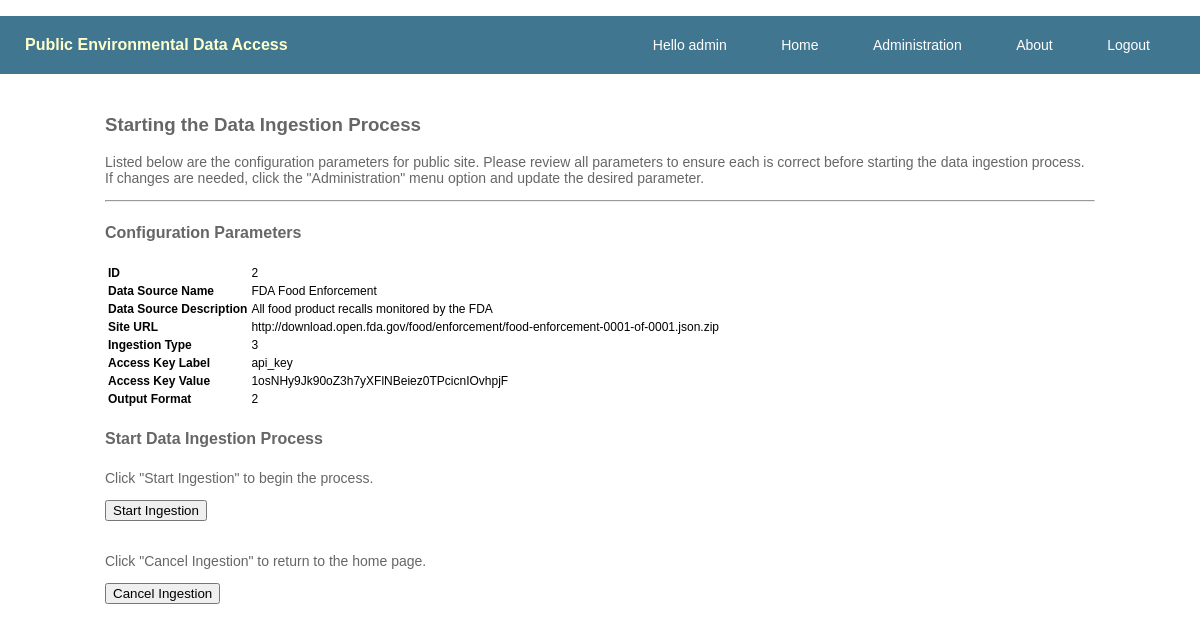
The page /ingest/?id=2 (signed in) on the database its author committed.
### app_model/models.py (models this page shows)
class ingest_configs(models.Model):
    data_source_name = models.CharField(max_length=60)
    data_source_descr = models.CharField(max_length=254)
    ingest_url = models.URLField()
    ingest_type = models.IntegerField()
    access_key_label = models.CharField(max_length=30)
    access_key_value = models.CharField(max_length=254)
    ingest_format = models.IntegerField()

### api_ingest/views.py (the view)
# urls.py: url(r'^ingest/$', ingest_site),
@login_required()
def ingest_site(request):
    val = request.GET['id']
    values = get_ingest_site(val)
    return render(request, 'ingest.html', {'values':values})

### api_ingest/utils.py (called while the page is built)
def get_ingest_site(ingest_site_arg):
    from app_model.models import ingest_configs
    site = ingest_configs.objects.filter(id = ingest_site_arg)
    return(site)

### templates/ingest.html (shortened to what this page needs)
{% extends "base.html" %}
{% block content %}
<div class="content">
    <h3>Starting the Data Ingestion Process</h3>
    <p>
        Listed below are the configuration parameters for {{ item.data_source_name }} public site.  Please review all parameters
        to ensure each is correct before starting the data ingestion process.  If changes are needed, click the "Administration" menu option
        and update the desired parameter.
    </p>
    <hr>
    <h4>Configuration Parameters</h4>
    <table style="text-align:left;font-color:#666;font-size:12px">
        {% for item in values %}
        <tr>
            <th>ID</th>
            <td>{{item.id}}</td>
        </tr>
        <tr>
            <th>Data Source Name</th>
            <td>{{item.data_source_name}}</td>
        </tr>
        <tr>
            <th>Data Source Description</th>
            <td>{{item.data_source_descr}}</td>
        </tr>
        <tr>
            <th>Site URL</th>
            <td>{{item.ingest_url}}</td>
        </tr>
        <tr>
            <th>Ingestion Type</th>
            <td>{{item.ingest_type}}</td>
        </tr>
        <tr>
            <th>Access Key Label</th>
            <td>{{item.access_key_label}}</td>
        </tr>
        <tr>
            <th>Access Key Value</th>
            <td>{{item.access_key_value}}</td>
        </tr>
        <tr>
            <th>Output Format</th>
            <td>{{item.ingest_format}}</td>
        </tr>
    </table>
    <h4>Start Data Ingestion Process</h4>
    <p>Click "Start Ingestion" to begin the process.</p>
    <form action="/ingest_status/" style="color:blue;width=200px">
        <input type="submit" value="Start Ingestion">
    </form>
    <br>
    <p>Click "Cancel Ingestion" to return to the home page.</p>
    <form action="/index/" style="color:red;width=200px">
        <input type="submit" value="Cancel Ingestion">
    </form>
    {% endfor %}
</div>
{% endblock %}

### templates/base.html (shortened to what this page needs)
<!DOCTYPE html>
<html lang="en">
    <head>
        {% load staticfiles %}
        <link href="/static/css/styles.css" rel="stylesheet" type="text/css" />
    </head>
    <body>
        <ul class="nav">
            <div class="logo">
                Public Environmental Data Access
            </div>
            {% if user.is_authenticated %}
                <li>Hello {{ user.username }}</li>
                <li><a href="/index/">Home</a></li>
                <li><a href="/admin/" target="_blank">Administration</a></li>
                <li><a href="/about/">About</a></li>
                <li><a href="{% url 'logout' %}">Logout</a> </li>
            {% endif %}
        </ul>
        {% block content %}{% endblock %}
    </body>
</html>

### static/css/styles.css (style rules this page uses)
body { margin: 0; padding: 0; font-family: 'Arial','serif'; }
.nav { background-color: #417690; color: white; list-style: none; text-align: right; padding: 20px 0px 20px 0px; }
.nav > li { display: inline-block; padding; 0 25px 0 25px; font-size: 14px; margin-right: 50px; }
.nav > li > a { text-decoration: none; color: #ffffff; }
.logo { color: #ffc; float: left; padding-left: 25px; font-size: 16px; font-weight: bold; }
.content { background-color: #ffffff; text-align: left; margin-left: 100px; margin-right: 100px; padding: 5px; 5px; 5px; 5px; }
.content > h3 { color: #666; }
.content > h4 { color: #666; }
.content > p { color: #666; font-size: 14px; }

### rows shown on the page
ingest_configs: id "2", data_source_name "FDA Food Enforcement", data_source_descr "All food product recalls monitored by the FDA", ingest_url "http://download.open.fda.gov/food/enforcement/food-enforcement-0001-of-0001.json.zip", ingest_type "3", access_key_label "api_key", access_key_value "1osNHy9Jk90oZ3h7yXFlNBeiez0TPcicnIOvhpjF", ingest_format "2"

### other values the page prints
{{ user.username }} "admin"
